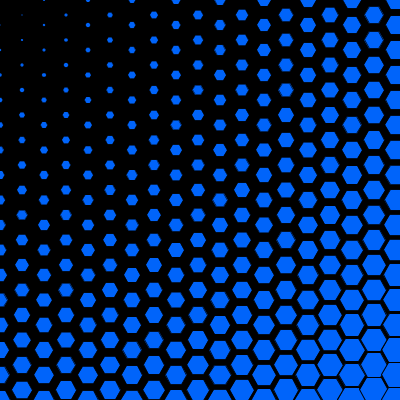
Frame 1 (no input)
Frame 60 (the mouse pressed at the canvas centre just before this capture): identical to frame 1, image omitted
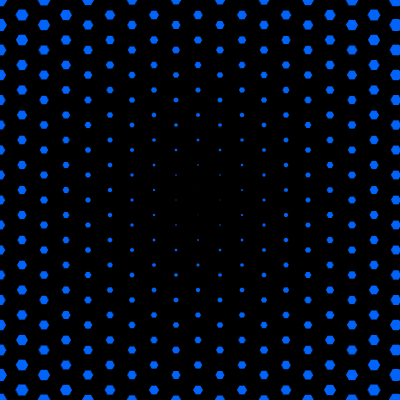
Frame 120 (the mouse held since frame 60 and released just before this capture)

The Processing sketch that drew these frames (run headless with seeded random() and noise(); from frame 60 on, the mouse is pressed at the canvas centre):

// Processing sketch: Hexigons_01
// ── Hexigons_01.pde

int w, h;
float radius;
PShape hex;
float maxDist;
ArrayList<PShape> shapes = new ArrayList<PShape>();
ArrayList<PVector> gridPts = new ArrayList<PVector>();
//-----------------------------------


void setup() {
  radius = 30;
  size(400, 400);
  w = width;
  h = height;
  maxDist = sqrt(sq(w) + sq(h));
  background(0);
  CreateGrid();

  for (int i = 0; i < gridPts.size(); i++) {
    shapes.add(CreateHex(radius/2, gridPts.get(i).x, gridPts.get(i).y));
  }
}
//-----------------------------------


void draw() {
  background(0);
  PVector pos = new PVector(mouseX, mouseY);

  for (int i = 0; i < shapes.size(); i++) {
    float dist = pos.dist(gridPts.get(i));
    println("Dist = " + dist + " - Scale Factor = " + ( dist / maxDist));

    pushMatrix();
    translate(gridPts.get(i).x, gridPts.get(i).y);
    scale(dist/maxDist);
    //shape(shapes.get(i), gridPts.get(i).x, gridPts.get(i).y);
    shape(shapes.get(i), 0, 0);
    popMatrix();
  }
}
//-----------------------------------


void CreateGrid() {
  int iCount = 0;
  int start;
  float Hspacing = cos(PI/6) * radius;

  for (int i = 0; i < w; i = int(i + (0.75*radius))) {

    if (iCount % 2 == 0) {
      start = 0;
    } else {
      start = int(radius/2);
    }

    for (int j = start; j <= h; j = int(j + Hspacing)) {
      gridPts.add(new PVector(i, j));
    }
    iCount ++;
  }
}



// create a hexigon shape
PShape CreateHex(float radius, float x, float y) {
  PVector vect = new PVector(radius, 0);

  PShape a = createShape();
  a.beginShape();
  a.fill(0, 100, 250);

  for (int i = 0; i < 6; i ++) {
    a.vertex(vect.x, vect.y);
    vect.rotate(PI/3);
  }
  a.endShape(CLOSE);
  return a;
}
//-----------------------------------
